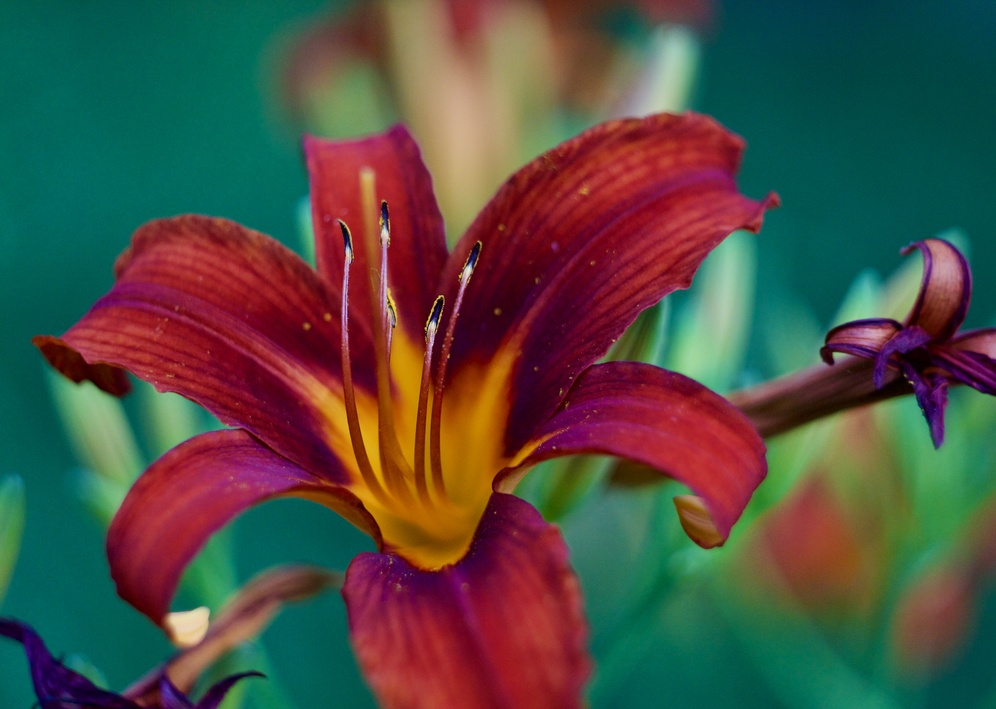
#> input picture labs/lab6/2_images/orig.jpeg, 996 x 709 px, shrunk from 4856 x 3456 before the run
$ python 2.py
#> lines starting #> are read from the running program, lines starting #| are printed output that depends on the picture
import cv2

def main(imagePath: str) -> None:
#> called with imagePath = '2_images/orig.jpeg'
  image = cv2.imread(imagePath)
#> image is the input picture: shape (709, 996, 3); mean B, G, R 68.1, 78.4, 78.8
  print(image.shape[:3])
#| (709, 996, 3)
  create_better_bw(image)
  # create_simple_bw(image)


def create_simple_bw(image) -> None:
  (row, col) = image.shape[0:2]
  for i in range(row):
    for j in range(col):
      image[i, j] = sum(image[i, j]) * 0.33
    # Displaying the image
  cv2.imwrite("2_images/simple.jpg", image)

def create_better_bw(image):
  image = cv2.cvtColor(image, cv2.COLOR_BGR2GRAY)
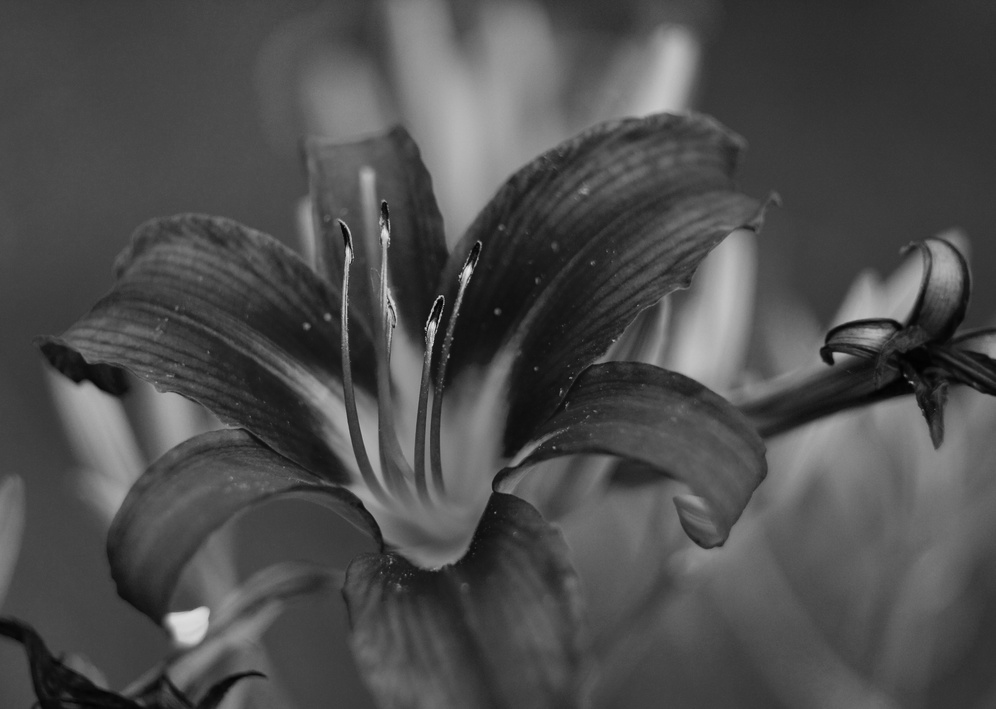
#> image: shape (709, 996); min 1, max 232, mean 77.3
  cv2.imwrite("2_images/better.jpg", image)


if __name__ == "__main__":
  main("2_images/orig.jpeg")
